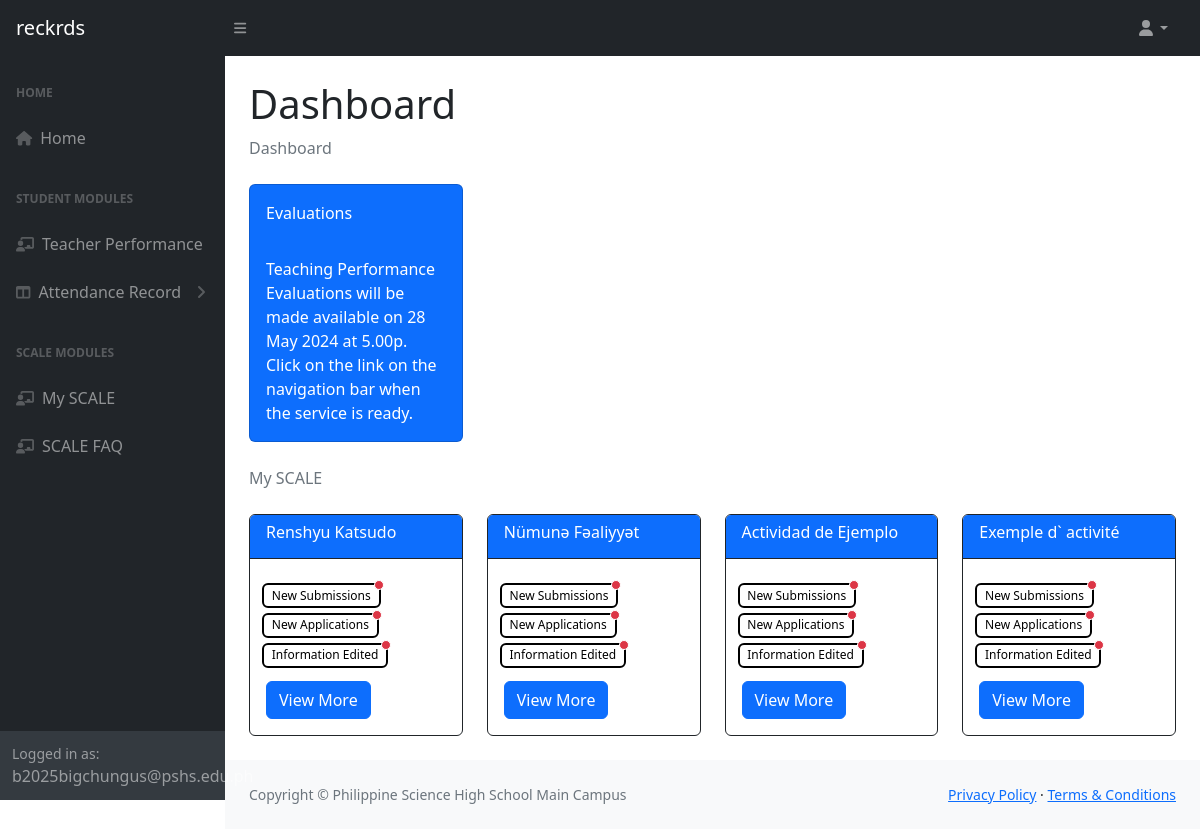
The app's page /home.php with its own data.
### tables this page shows
CREATE TABLE `activitystudents` (
	`activitystudentid` int(11) NOT NULL,
	`studentid` int(11) NOT NULL,
	`activityid` int(11) NOT NULL,
	`position` varchar(64) NOT NULL,
	`status` varchar(16) NOT NULL,
	`isactive` tinyint(1) DEFAULT 1,
	`insertedby` int(11) DEFAULT NULL,
	`insertedon` datetime NOT NULL DEFAULT current_timestamp()
);

CREATE TABLE `activities` (
	`activityid` int(11) NOT NULL,
	`name` varchar(255) DEFAULT NULL,
	`activitycode` varchar(8) DEFAULT NULL,
	`type` varchar(8) DEFAULT NULL,
	`prepstartdate` date DEFAULT NULL,
	`prependdate` date DEFAULT NULL,
	`implementstartdate` date DEFAULT NULL,
	`implementenddate` date DEFAULT NULL,
	`venue` text DEFAULT NULL,
	`description` text DEFAULT NULL,
	`objectives` text DEFAULT NULL,
	`publicity` varchar(16) DEFAULT NULL,
	`approved` tinyint(1) DEFAULT 0,
	`approvaldate` datetime DEFAULT NULL,
	`overallstatus` varchar(16) DEFAULT NULL,
	`isactive` tinyint(1) DEFAULT 1,
	`insertedby` int(11) DEFAULT NULL,
	`insertedon` datetime NOT NULL DEFAULT current_timestamp()
);

### pdo.php (called while the page is built, shortened)
<?php
$pdo = new PDO("mysql:host=localhost;port=3306;dbname=scalesite", "admin", "scaleable");
$pdo->setAttribute(PDO::ATTR_ERRMODE, PDO::ERRMODE_EXCEPTION);
function getSQLData($query) {
	global $pdo;
	$query = $pdo->query("$query");
	$sqldatatemp = [];
	while ($inforow = $query->fetch(PDO::FETCH_OBJ)) {
		array_push($sqldatatemp, get_object_vars($inforow));
	}
	return $sqldatatemp;
}
function getUserData($userid) {
	$sql = "SELECT
				`users`.`userid`,
				`users`.`username`,
				`persons`.`personid`,
				`persons`.`fullname`,
				IFNULL(`students`.`studentid`, 0) AS 'studentid',
				`employees`.`employeeid`,
				`coordinators`.`coordinatorid`
			FROM `users`
			LEFT JOIN `persons` ON `persons`.`userid` = `users`.`userid`
			LEFT JOIN `students` ON `students`.`personid` = `persons`.`personid`
			LEFT JOIN `employees` ON `employees`.`userid` = `users`.`userid`
			LEFT JOIN `coordinators` ON `coordinators`.`employeeid` = `employees`.`employeeid`
			WHERE `users`.`userid` = $userid
			ORDER BY `users`.`userid`;";
	$userData = getSQLData($sql)[0];
	return $userData;
}
$userid = 3;
$userData = getUserData($userid);
?>

### home.php (the view, shortened to what this page needs)
<!DOCTYPE html>
<?php
	require_once "pdo.php";
	if($userData["employeeid"]) {
		$activities = getSQLData("Call Get_Supervisor_Activities({$userData['personid']})");
		$userData["studentid"] = 0;
	}
	elseif ($userData["studentid"]) {
		$activities = getSQLData("Call Get_Student_Activities({$userData['studentid']})");
	}
	else {
		$activities = getSQLData("Call Get_Supervisor_Activities({$userData['personid']})");
		$userData["studentid"] = 0;
	}
?>
<html lang="en">
	<head>
		<link href="https://cdn.jsdelivr.net/npm/simple-datatables@7.1.2/dist/style.min.css" rel="stylesheet" />
		<link href="/scaleSite/css/styles.css" rel="stylesheet" />
		<link href="/scaleSite/css/scaleStyle.css" rel="stylesheet"/>
	</head>
	<body class="sb-nav-fixed">
		<nav class="sb-topnav navbar navbar-expand navbar-dark bg-dark">
			<a class="navbar-brand ps-3" href="/">reckrds</a>
			<button class="btn btn-link btn-sm order-1 order-lg-0 me-4 me-lg-0" id="sidebarToggle" href="#!"><i class="fas fa-bars"></i></button>
			<ul class="navbar-nav ms-auto ms-md-0 me-3 me-lg-4">
				<li class="nav-item dropdown">
					<a class="nav-link dropdown-toggle" id="navbarDropdown" href="#" role="button" data-bs-toggle="dropdown" aria-expanded="false"><i class="fas fa-user fa-fw"></i></a>
				</li>
			</ul>
		</nav>
		<div id="layoutSidenav">
			<div id="layoutSidenav_nav">
				<nav class="sb-sidenav accordion sb-sidenav-dark" id="sidenavAccordion">
					<div class="sb-sidenav-menu">
						<div class="nav">
							<div class="sb-sidenav-menu-heading">Home</div>
							<a class="nav-link" href="/scaleSite/home.php">
								<div class="sb-nav-link-icon"><i class="fas fa-home"></i></div>
								Home
							</a>
							<div class="sb-sidenav-menu-heading">Student Modules</div>
							<a class="nav-link" href="/scaleSite/evaluate.php">
								<div class="sb-nav-link-icon"><i class="fas fa-chalkboard-user"></i></div>
								Teacher Performance
							</a>
							<a class="nav-link collapsed" href="#" data-bs-toggle="collapse" data-bs-target="#collapseLayouts" aria-expanded="false" aria-controls="collapseLayouts">
								<div class="sb-nav-link-icon"><i class="fas fa-columns"></i></div>
								Attendance Record
								<div class="sb-sidenav-collapse-arrow"><i class="fas fa-angle-down"></i></div>
							</a>
							<div class="sb-sidenav-menu-heading">SCALE Modules</div>
							<a class="nav-link" href="/scaleSite/scale/mySCALE.php">
								<div class="sb-nav-link-icon"><i class="fas fa-chalkboard-user"></i></div>
								My SCALE
							</a>
							<a class="nav-link" href="/scaleSite/scale/scaleFAQ.php">
								<div class="sb-nav-link-icon"><i class="fas fa-chalkboard-user"></i></div>
								SCALE FAQ
							</a>
						</div>
					</div>
					<div class="sb-sidenav-footer">
						<div class="small">Logged in as:</div>
						b2025bigchungus@pshs.edu.ph
					</div>
				</nav>
			</div>
			<div id="layoutSidenav_content">
				<main>
					<div class="container-fluid px-4">
						<h1 class="mt-4">Dashboard</h1>
						<ol class="breadcrumb mb-4">
							<li class="breadcrumb-item active">Dashboard</li>
						</ol>
						<div class="row">
							<div class="col-xl-3 col-md-6">
								<div class="card bg-primary text-white mb-4">
									<div class="card-body">Evaluations</div>
									<div class="card-body">Teaching Performance Evaluations will be made available on 28 May 2024 at 5.00p. Click on the link on the navigation bar when the service is ready.</div>
								</div>
							</div>
						</div>
						<ol class="breadcrumb mb-4">
							<li class="breadcrumb-item active">My SCALE</li>
						</ol>
						<div class="row">
							<?php foreach ($activities as $activity) { $activityid = $activity["activityid"]; ?>
								<div class="col-xl-3 col-lg-4 col-md-6">
									<div class="card mb-4 border-dark">
										<div class="card-header bg-primary border-dark">
											<h6 class="card-title align-middle text-white"><?= $activity["activityname"] ?></h6>
										</div>
										<div class="card-body">
											<div class="row mb-2">
												<span class="badge activityNotification">
													New Submissions
													<span class="activityNotificationDot">New alerts</span>
												</span>
												<span class="badge activityNotification">
													New Applications
													<span class="activityNotificationDot">New alerts</span>
												</span>
												<span class="badge activityNotification">
													Information Edited
													<span class="activityNotificationDot">New alerts</span>
												</span>
											</div>
											<a href="scale/mySCALE.php#<?= $activity["activityname"] ?>Card" type="button" class="btn btn-primary scaleActivityMore">View More</a>
										</div>
									</div>
								</div>
							<?php } ?>
						</div>
					</div>
				</main>
				<footer class="py-4 bg-light mt-auto">
					<div class="container-fluid px-4">
						<div class="d-flex align-items-center justify-content-between small">
							<div class="text-muted">Copyright &copy; Philippine Science High School Main Campus</div>
							<div>
								<a href="#">Privacy Policy</a>
								&middot;
								<a href="#">Terms &amp; Conditions</a>
							</div>
						</div>
					</div>
				</footer>
			</div>
		</div>
	</body>
</html>

### css/scaleStyle.css (style rules this page uses)
.badge { display: inline-flex; justify-content: center; align-items: center; }
.activityNotification { height: 25px; max-width: fit-content; position: relative; margin: 0 0.5rem 0.3rem; color: black; background-color: white; border: 2px solid black; border-radius: 0.375rem; font-weight: 500; }
.activityNotificationDot { padding: 0.25rem; position: absolute; top: 0; left: 100%; transform: translate(-50%, -50%); background-color: rgb(var(--bs-danger-rgb)); border: 1px solid rgb(255, 255, 255); border-radius: 50%; font-size: 0; }

### records on screen
activitystudents: activityid.name "Renshyu Katsudo"
activitystudents: activityid.name "Nümunə Fəaliyyət"
activitystudents: activityid.name "Actividad de Ejemplo"
activitystudents: activityid.name "Exemple d` activité"
